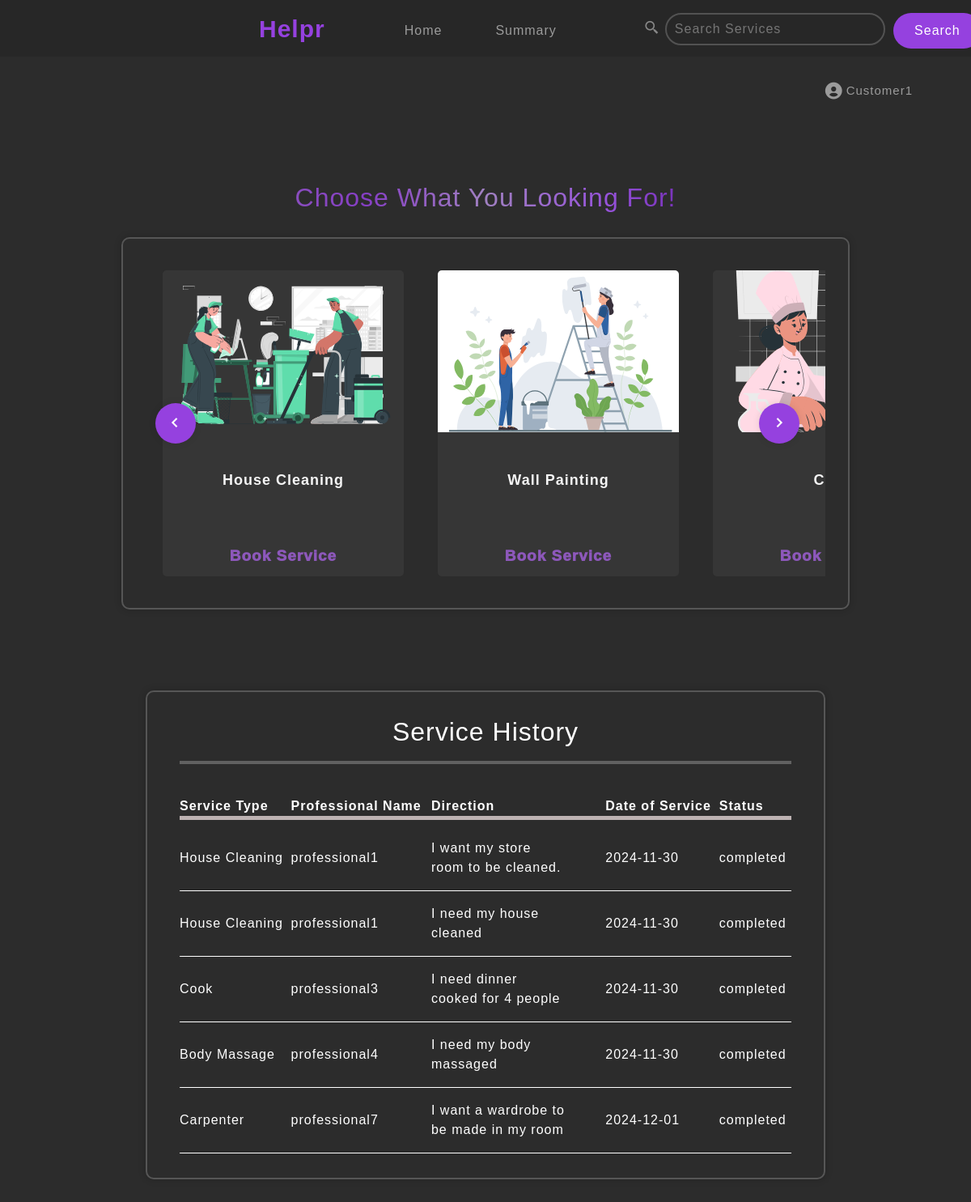
Page /customer_dashboard (signed in) on the earlier database version.
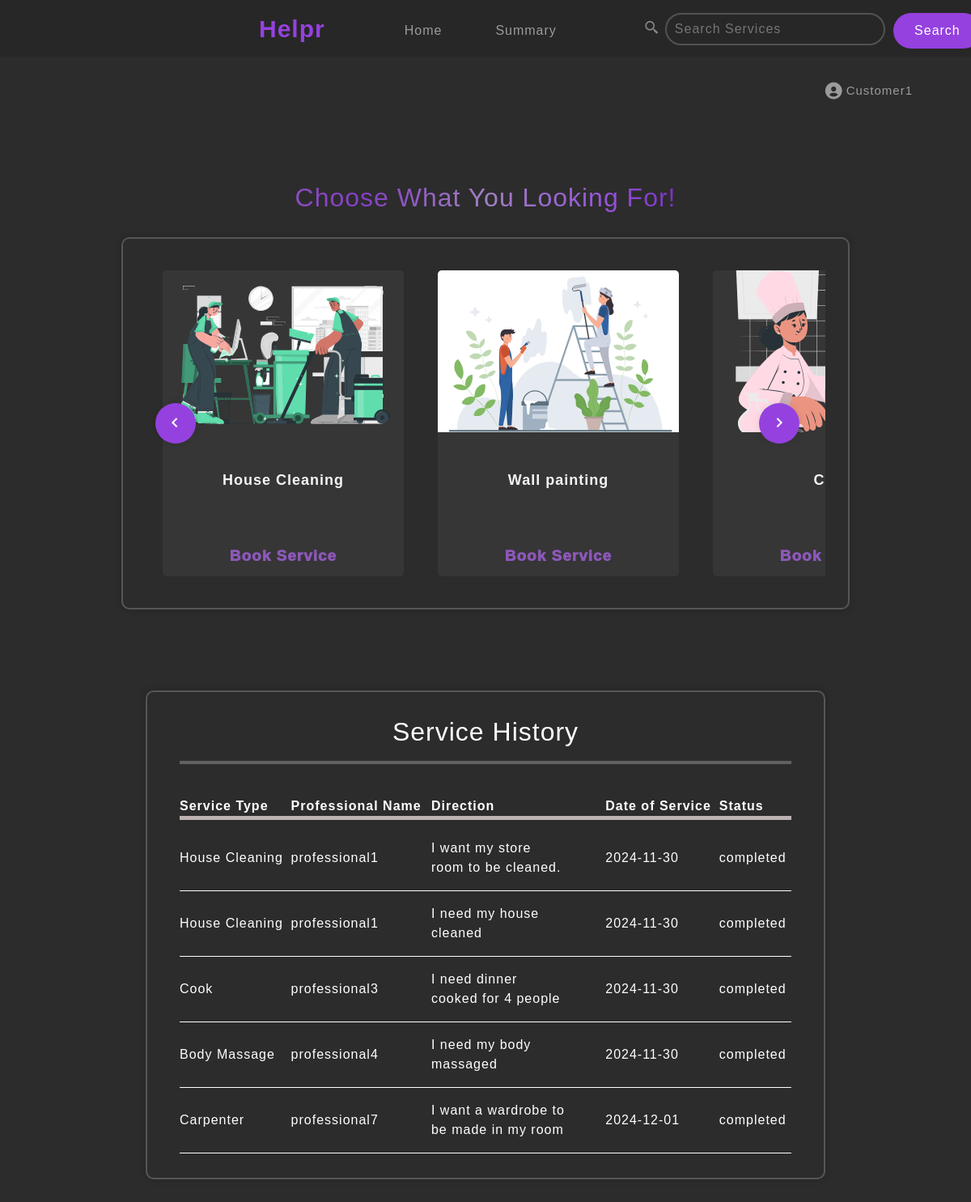
Same page on the later database version.
### db.py (models this page shows)
class Services(db.Model):
    _tablename_ = 'services'
    id = db.Column(db.Integer, primary_key=True)
    service_name = db.Column(db.String(80), unique=True, nullable=False)
    description = db.Column(db.String(120), nullable=True)
    base_price = db.Column(db.Integer, nullable=True)
    time_duration = db.Column(db.String(80), nullable=True)
    professionals = db.relationship('User', back_populates='service', cascade="all, delete")
    request = db.relationship('ServiceRequest', back_populates='service', cascade="all, delete-orphan")

### app.py (the view)
@app.route('/customer_dashboard', methods=['GET', 'POST'])
def customer_dashboard():
    if not session.get('is_customer'):
        flash('Session over. Login to access this page.', 'danger')
        return redirect('/login')
    customer = User.query.filter_by(user_name=session.get('username')).first()
    services = Services.query.join(User).filter(User.is_approved == True).all()
    service_history = ServiceRequest.query.filter_by(customer_id=customer.id).all()
    return render_template('customer_dashboard.html', services=services, service_history=service_history, customer=customer)

### templates/customer_dashboard.html (shortened to what the changed rows need)
{% extends "header.html" %} {% block remtitle %} - {% set names = customer.name.split() %}{{ names[0] }}'s Dashboard{% endblock %}
{% block content %}
<h2 class="cntr rainbow" style="margin-bottom: 30px;">Choose What You Looking For!</h2>
<div class="wrapper3 d-flex flex-row" style="margin-top: 0px; position: relative;">
    <div style="width: 100%; display: flex; justify-content: space-between; align-items: center; position: relative;">
        <div class="row" id="services-row" style="overflow-x: scroll; flex-wrap: nowrap; width: max-content; scrollbar-width: none;">
            {% for service in services %}
            <div style="display: flex; flex-direction: column; height: 100%; flex-shrink: 100;">
                <div class="card col-3 m-2 " style="min-width: 300px; min-height: 380px; background-color: rgba(58, 58, 58, 0.788);">
                    <img src="{{ url_for('static', filename='image/' + service.service_name + '.svg') }}" class="card-img-top" alt="{{ service.service_name }}" style="object-fit: cover; width: 100%; height: 200px;">
                    <div class="card-body d-flex " style="justify-content: center; align-items: center;">
                        <p class="card-text" style="color: whitesmoke; font-size: large; font-weight: 600;">{{ service.service_name }}</p>
                    </div>
                    <a href="/customer_dashboard/create_request/{{ service.id }}" class="d-flex btn-service-booking justify-content-center align-items-center">Book Service</a>
                </div>
            </div>
            {% endfor %}
        </div>
    </div>
</div>
<div class="wrapper4" style="margin-top: 100px;">
    <h2 style="text-align: center; color: white;">Service History</h2>
    <table class="table1 align-middle mb-0">
        <thead style="border-bottom: 5px solid rgb(189, 178, 178);">
            <tr>
                <th>Service Type</th>
                <th>Professional Name</th>
                <th>Direction</th>
                <th>Date of Service</th>
                <th>Status</th>
            </tr>
        </thead>
    </table>
</div>
{% endblock %}

Differences in the rows shown:
changed Services: service_name "Wall Painting" → "Wall painting"
